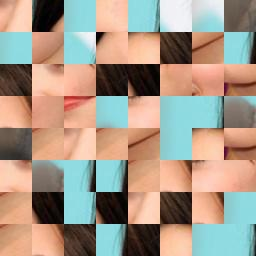
#> input picture preprocessing/p1.jpg, 256 x 256 px, given as the content of the folder /mnt/share_data/dmj/phase1_converted/train/0_real, which was not available
$ python img_to_patch.py
#> lines starting #> are read from the running program, lines starting #| are printed output that depends on the picture; pictures that were not available may be replaced by others from this repository, and a replacement may not be noted
### preprocessing/patch_generator.py
import PIL.Image
import cv2
import numpy as np
import random
import concurrent.futures
import torchvision
def img_to_patches(input_path:str) -> tuple:
    """
    Returns 32x32 patches of a resized 256x256 images,
    it returns 64x64 patches on grayscale and 64x64 patches
    on the RGB color scale
    --------------------------------------------------------
    ## parameters:
    - input_path: Accepts input path of the image
    """
    img = PIL.Image.open(fp=input_path)

    if(input_path[-3:]!='jpg' or input_path[-4:]!='jpeg'):
        img = img.convert('RGB')
    if(img.size!=(256,256)):
        img = img.resize(size=(256,256))
    patch_size = 32
    grayscale_imgs = []
    imgs = []
    for i in range(0,img.height,patch_size):
        for j in range(0, img.width, patch_size):
            box = (j,i,j+patch_size,i+patch_size)
            img_color = np.asarray(img.crop(box))
            grayscale_image = cv2.cvtColor(src=img_color, code=cv2.COLOR_RGB2GRAY)
            grayscale_imgs.append(grayscale_image.astype(dtype=np.int32))
            imgs.append(img_color)
    return grayscale_imgs,imgs


def get_l1(v,x,y):
    l1=0
    # 1 to m, 1 to m-1
    for i in range(0,y-1):
        for j  in range(0,x):
            l1+=abs(v[j][i]-v[j][i+1])
    return l1

def get_l2(v,x,y):
    l2=0
    # 1 to m-1, 1 to m
    for i in range(0,y):
        for j  in range(0,x-1):
            l2+=abs(v[j][i]-v[j+1][i])
    return l2

def get_l3l4(v,x,y):
    l3=l4=0
    # 1 to m-1, 1 to m-1
    for i in range(0,y-1):
        for j  in range(0,x-1):
            l3+=abs(v[j][i]-v[j+1][i+1])
            l4+=abs(v[j+1][i]-v[j][i+1])

    return l3+l4

def get_pixel_var_degree_for_patch(patch:np.array)->int:
    """
    gives pixel variation for a given patch
    ---------------------------------------
    ## parameters:
    - patch: accepts a numpy array format of the patch of an image
    """
    x,y = patch.shape
    l1=l2=l3l4=0

    with concurrent.futures.ThreadPoolExecutor(max_workers=3) as executor:
        future_l1 = executor.submit(get_l1,patch,x,y)
        future_l2 = executor.submit(get_l2,patch,x,y)
        future_l3l4 = executor.submit(get_l3l4,patch,x,y)

        l1 = future_l1.result()
        l2 = future_l2.result()
        l3l4 = future_l3l4.result()

    return  l1+l2+l3l4


def extract_rich_and_poor_textures(variance_values:list, patches:list):
    """
    returns a list of rich texture and poor texture patches respectively
    --------------------------------------------------------------------
    ## parameters:
    - variance_values: list of values that are pixel variances of each patch
    - color_patches: coloured patches of the target image
    """
    threshold = np.mean(variance_values)
    rich_texture_patches = []
    poor_texture_patches = []
    for i,j in enumerate(variance_values):
        if j >= threshold:
            rich_texture_patches.append(patches[i])
        else:
            poor_texture_patches.append(patches[i])

    return rich_texture_patches, poor_texture_patches


def get_complete_image(patches:list, coloured=True):
    """
    Develops complete 265x256 image from rich and poor texture patches
    ------------------------------------------------------------------
    ## parameters:
    - patches: Takes a list of rich or poor texture patches
    """
    random.shuffle(patches)
    p_len = len(patches)
    while len(patches)<64:
        patches.append(patches[random.randint(0, p_len-1)])

    if(coloured==True):
        grid = np.asarray(patches).reshape((8,8,32,32,3))
    else:
        grid = np.asarray(patches).reshape((8,8,32,32))


    # joins columns to only leave rows
    rows = [np.concatenate(grid[i,:], axis=1) for i in range(8)]

    # joins the rows to create the final image
    img = np.concatenate(rows,axis=0)

    return img


def smash_n_reconstruct(input_path:str, coloured=True):
    """
    Performs the SmashnReconstruct part of preprocesing
    reference: [link](https://arxiv.org/abs/2311.12397)

    return rich_texture,poor_texture

    ----------------------------------------------------
    ## parameters:
    - input_path: Accepts input path of the image
    """
    gray_scale_patches, color_patches = img_to_patches(input_path=input_path)
    pixel_var_degree = []
    for patch in gray_scale_patches:
        pixel_var_degree.append(get_pixel_var_degree_for_patch(patch))

    # r_patch = list of rich texture patches, p_patch = list of poor texture patches
    if(coloured):
        r_patch,p_patch = extract_rich_and_poor_textures(variance_values=pixel_var_degree,patches=color_patches)
    else:
        r_patch,p_patch = extract_rich_and_poor_textures(variance_values=pixel_var_degree,patches=gray_scale_patches)
    rich_texture,poor_texture = None,None

    with concurrent.futures.ThreadPoolExecutor(max_workers=4) as executor:
        rich_texture_future = executor.submit(get_complete_image,r_patch,coloured)
        poor_texture_future = executor.submit(get_complete_image,p_patch,coloured)

        rich_texture = rich_texture_future.result()
        poor_texture = poor_texture_future.result()

    return rich_texture, poor_texture

# [7 lines that do not run on import are left out]

### preprocessing/img_to_patch.py
import os
import PIL.Image
from patch_generator import smash_n_reconstruct
import cv2
import numpy as np
# convert origin image(512,512) to rich(:256,256) and poor(256:,256) texture patchs (512,256)
# dir = '/mnt/share_data/dmj/phase1_converted/'
# target = '/mnt/share_data/dmj/phase1_converted_patchcraft/'

def image_to_patch(dir, target):
    images = os.listdir(dir)
    print(len(images))
    for i,img in enumerate(images):
        img_path = os.path.join(dir, img)
        img_target_path = os.path.join(target, img)
        r, p = smash_n_reconstruct(img_path)
#> in img_to_patches, img is the input picture: PIL image 256x256 RGB; mean R, G, B 166.8, 152.1, 136.7
#> after the loop in img_to_patches, `for i in range(0,img.height,patch_size):`:
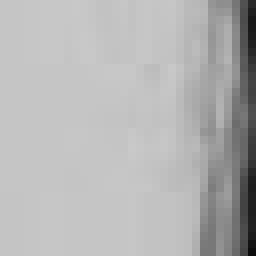
#> grayscale_image: shape (32, 32) (shown 8 times larger); min 12, max 201, mean 179.6
#> after the loop in img_to_patches, `for i in range(0,img.height,patch_size):`: grayscale_imgs = 64 items
#> the loop in smash_n_reconstruct, `for patch in gray_scale_patches:` made 64 passes
#> the loop in extract_rich_and_poor_textures, `for i,j in enumerate(variance_values):` made 64 passes
#> j on passes 1 to 12: 10178, 22803, 1567, 5463, 16014, 4861, 5023, 8476, 1299, 11125, 9160, 14226
        r_p = np.concatenate([r,p], axis = 0)
        r_p = PIL.Image.fromarray(r_p)
        r_p.save(img_target_path)
        print(i)


if __name__ == "__main__":
    image_to_patch(dir = '/mnt/share_data/dmj/phase1_converted/train/0_real',
                   target = '/mnt/share_data/dmj/phase1_converted_patchcraft/train/0_real')
#> in image_to_patch, `r_p = np.concatenate([r,p], axis = 0)`:
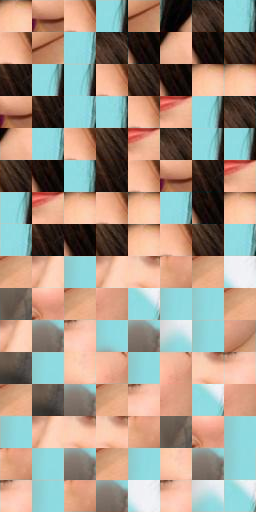
#> r_p: shape (512, 256, 3); mean of channels 0, 1, 2 164.1, 150.4, 135.8; drawn as R, G, B
    image_to_patch(dir = '/mnt/share_data/dmj/phase1_converted/train/1_fake',
                   target = '/mnt/share_data/dmj/phase1_converted_patchcraft/train/1_fake')
#> the loop in smash_n_reconstruct (call 2), `for patch in gray_scale_patches:` made 64 passes
#> the loop in extract_rich_and_poor_textures (call 2), `for i,j in enumerate(variance_values):` made 64 passes
#> in image_to_patch (call 2), `r_p = np.concatenate([r,p], axis = 0)`:
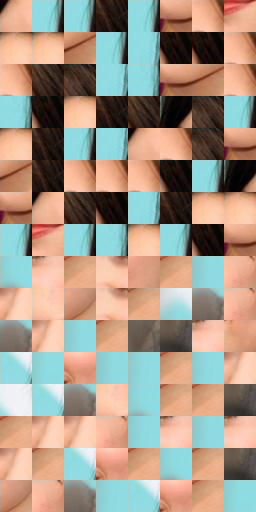
#> r_p: shape (512, 256, 3); mean of channels 0, 1, 2 166.7, 152, 136.4; drawn as R, G, B

    image_to_patch(dir = '/mnt/share_data/dmj/phase1_converted/val/0_real',
                   target = '/mnt/share_data/dmj/phase1_converted_patchcraft/val/0_real')
#> in image_to_patch (call 3), `r_p = np.concatenate([r,p], axis = 0)`:
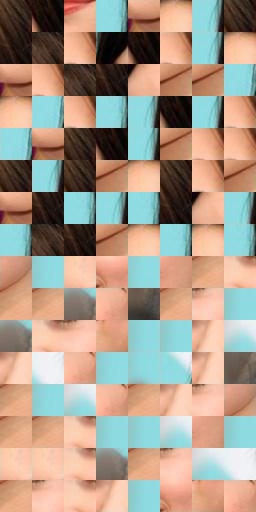
#> r_p: shape (512, 256, 3); mean of channels 0, 1, 2 170.6, 155, 139; drawn as R, G, B
    image_to_patch(dir = '/mnt/share_data/dmj/phase1_converted/val/1_fake',
                   target = '/mnt/share_data/dmj/phase1_converted_patchcraft/val/1_fake')
#> call 4 of smash_n_reconstruct, with coloured = True
#> the loop in smash_n_reconstruct (call 4), `for patch in gray_scale_patches:` made 64 passes
#> in smash_n_reconstruct (call 4), `rich_texture = rich_texture_future.result()`:
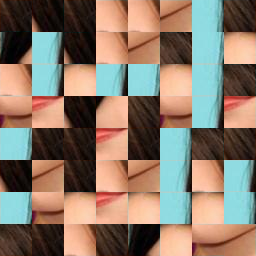
#> rich_texture: shape (256, 256, 3); mean of channels 0, 1, 2 138.9, 122.6, 107.6; drawn as R, G, B
#> in smash_n_reconstruct (call 4), `poor_texture = poor_texture_future.result()`:
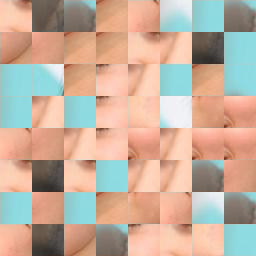
#> poor_texture: shape (256, 256, 3); mean of channels 0, 1, 2 197, 174.2, 156.6; drawn as R, G, B
#> in image_to_patch (call 4), `r_p = np.concatenate([r,p], axis = 0)`:
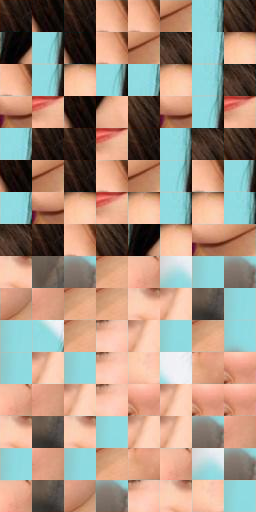
#> r_p: shape (512, 256, 3); mean of channels 0, 1, 2 167.9, 148.4, 132.1; drawn as R, G, B

$ run again, on preprocessing/r.jpg
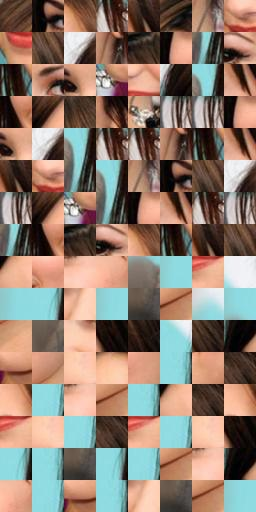
#> input picture preprocessing/r.jpg, 256 x 512 px, given as the content of the folder /mnt/share_data/dmj/phase1_converted/train/0_real, which was not available
#> in img_to_patches, img is the input picture: PIL image 256x512 RGB; mean R, G, B 143.4, 124.9, 112
#> img: PIL image 256x256 RGB
#> after the loop in img_to_patches, `for i in range(0,img.height,patch_size):`:
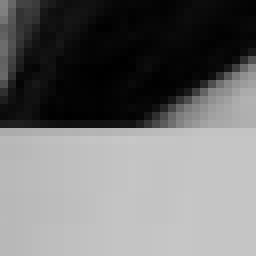
#> grayscale_image: shape (32, 32) (shown 8 times larger); min 0, max 199, mean 111.9
#> after the loop in img_to_patches, `for i in range(0,img.height,patch_size):`: grayscale_imgs = 64 items
#> the loop in smash_n_reconstruct, `for patch in gray_scale_patches:` made 64 passes
#> the loop in extract_rich_and_poor_textures, `for i,j in enumerate(variance_values):` made 64 passes
#> j on passes 1 to 8: 36143, 51556, 44059, 64817, 36168, 43071, 55657, 68835
#> the loop in smash_n_reconstruct (call 2), `for patch in gray_scale_patches:` made 64 passes
#> the loop in extract_rich_and_poor_textures (call 2), `for i,j in enumerate(variance_values):` made 64 passes
#> in image_to_patch (call 4), `r_p = np.concatenate([r,p], axis = 0)`:
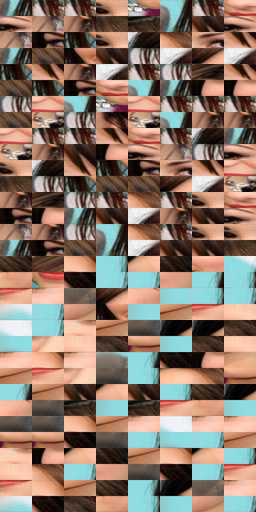
#> r_p: shape (512, 256, 3); mean of channels 0, 1, 2 140.5, 120.1, 106.9; drawn as R, G, B
